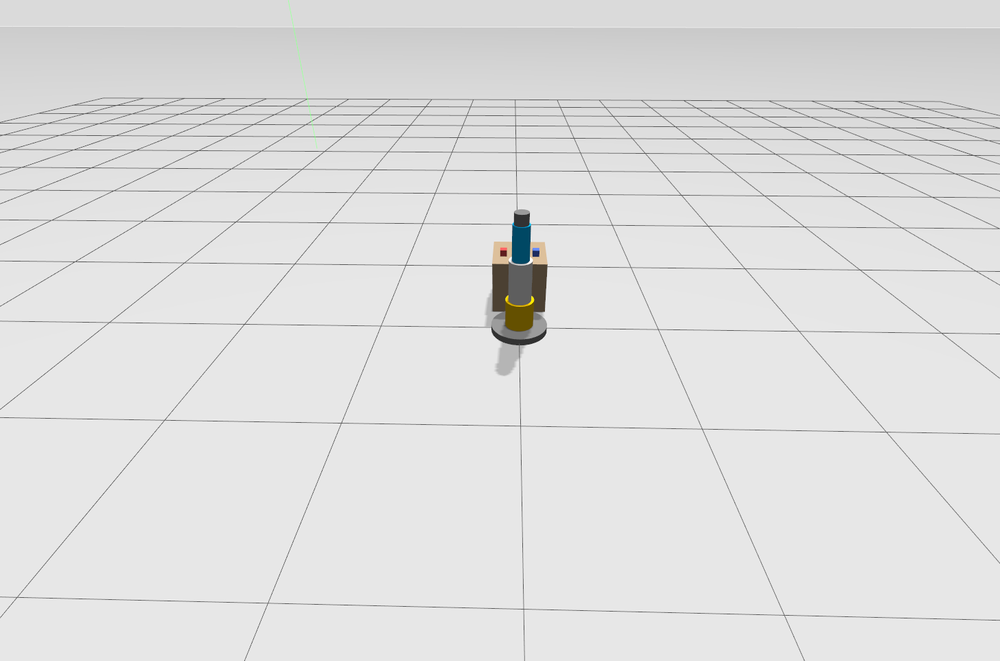
#> input picture 2026-09-02T14:42:19.987867188.png, 1000 x 661 px, shrunk from 1457 x 963 before the run
$ python -i detection_core.py   (imports and definitions only)
#> lines starting #> are read from the running program, lines starting #| are printed output that depends on the picture; after the words box and inside, x2 and y2 are one past the last pixel; in counts of white or black regions, pixels touching at a corner belong together
#> further down, picture is the input picture: shape (661, 1000, 3); mean B, G, R 223, 223.1, 223.1
"""ROS-free colour detection + pixel->world geometry (unit-testable)."""
from dataclasses import dataclass
from typing import Dict, List, Optional, Tuple

import cv2
import numpy as np

# HSV ranges (OpenCV: H 0-179). Red wraps around hue 0.
COLOR_RANGES: Dict[str, List[Tuple[Tuple[int, int, int], Tuple[int, int, int]]]] = {
    'red': [((0, 120, 60), (8, 255, 255)), ((172, 120, 60), (179, 255, 255))],
    'green': [((40, 100, 50), (80, 255, 255))],
    'blue': [((100, 120, 50), (130, 255, 255))],
}

DRAW_BGR = {'red': (0, 0, 255), 'green': (0, 255, 0), 'blue': (255, 0, 0)}


@dataclass
class Detection:
    color: str
    u: float
    v: float
    area: float
    bbox: Tuple[int, int, int, int]  # x, y, w, h


@dataclass
class Camera:
    """Pinhole camera looking straight down (optical axis = world -Z).
    Image-up = world +X, image-left = world +Y."""
    fx: float = 554.26
    fy: float = 554.26
    cx: float = 320.0
    cy: float = 240.0
    x: float = 0.4
    y: float = 0.0
    z: float = 1.2


def detect_colors(bgr: np.ndarray, min_area: float = 150.0,
                  colors: Optional[List[str]] = None) -> List[Detection]:
#> called with min_area = 150
    hsv = cv2.cvtColor(bgr, cv2.COLOR_BGR2HSV)
#> hsv: shape (661, 1000, 3); mean H, S, V 0.4, 0.8, 223.3
    kernel = np.ones((3, 3), np.uint8)
    out: List[Detection] = []
    for name in (colors or COLOR_RANGES.keys()):
        mask = np.zeros(hsv.shape[:2], np.uint8)
        for lo, hi in COLOR_RANGES[name]:
            mask |= cv2.inRange(hsv, np.array(lo, np.uint8), np.array(hi, np.uint8))
        mask = cv2.morphologyEx(mask, cv2.MORPH_OPEN, kernel)
        mask = cv2.morphologyEx(mask, cv2.MORPH_CLOSE, kernel)
        contours, _ = cv2.findContours(mask, cv2.RETR_EXTERNAL, cv2.CHAIN_APPROX_SIMPLE)
        for c in contours:
            area = cv2.contourArea(c)
            if area < min_area:
                continue
            m = cv2.moments(c)
            if m['m00'] == 0:
                continue
            out.append(Detection(name, m['m10'] / m['m00'], m['m01'] / m['m00'],
                                 float(area), tuple(int(v) for v in cv2.boundingRect(c))))
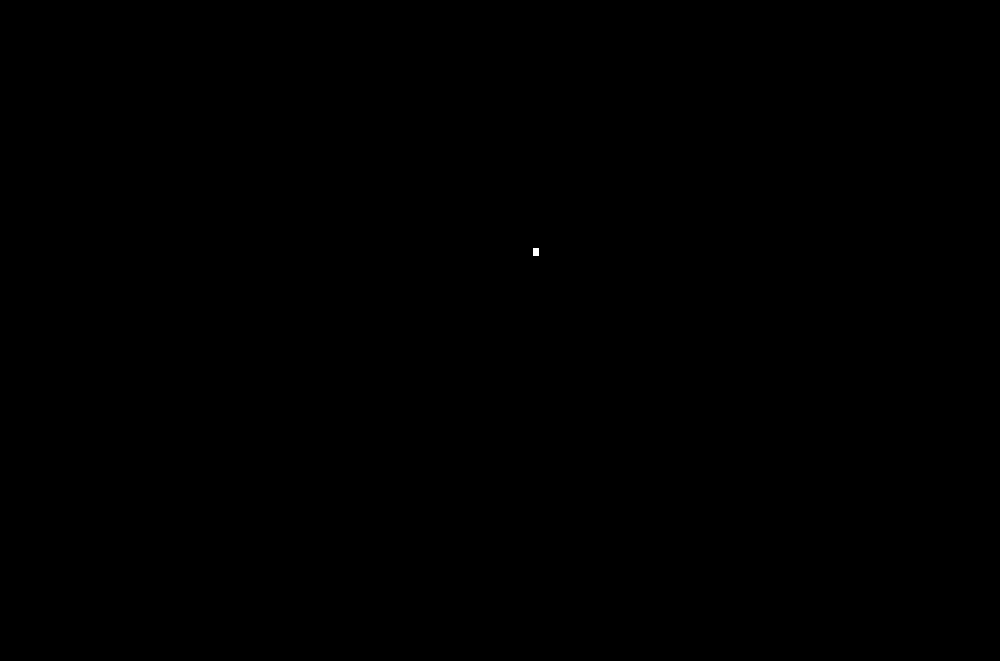
#> mask: shape (661, 1000); 0.01% white; 1 white region, box (x1, y1, x2, y2) and area: (533, 248, 539, 256) 48
#> after the loop, out = []
    return out


def pixel_to_world(u: float, v: float, cam: Camera, plane_z: float) -> Tuple[float, float, float]:
    """Back-project a pixel onto the horizontal plane z = plane_z."""
    depth = cam.z - plane_z
    x = cam.x - (v - cam.cy) / cam.fy * depth
    y = cam.y - (u - cam.cx) / cam.fx * depth
    return x, y, plane_z


def world_to_pixel(x: float, y: float, z: float, cam: Camera) -> Tuple[float, float]:
    depth = cam.z - z
    return (cam.cx - cam.fx * (y - cam.y) / depth,
            cam.cy - cam.fy * (x - cam.x) / depth)


def annotate(bgr: np.ndarray, dets: List[Detection],
             world: Dict[int, Tuple[float, float, float]]) -> np.ndarray:
    img = bgr.copy()
    for i, d in enumerate(dets):
        x, y, w, h = d.bbox
        col = DRAW_BGR.get(d.color, (255, 255, 255))
        cv2.rectangle(img, (x, y), (x + w, y + h), col, 2)
        cv2.circle(img, (int(d.u), int(d.v)), 3, (255, 255, 255), -1)
        label = d.color
        if i in world:
            label += f' ({world[i][0]:.2f},{world[i][1]:.2f})'
        cv2.putText(img, label, (x, max(12, y - 6)), cv2.FONT_HERSHEY_SIMPLEX, 0.45, col, 1,
                    cv2.LINE_AA)
    return img

>>> import cv2
>>> picture = cv2.imread('../../../2026-09-02T14:42:19.987867188.png')
>>> result = detect_colors(picture)
#> result = []
